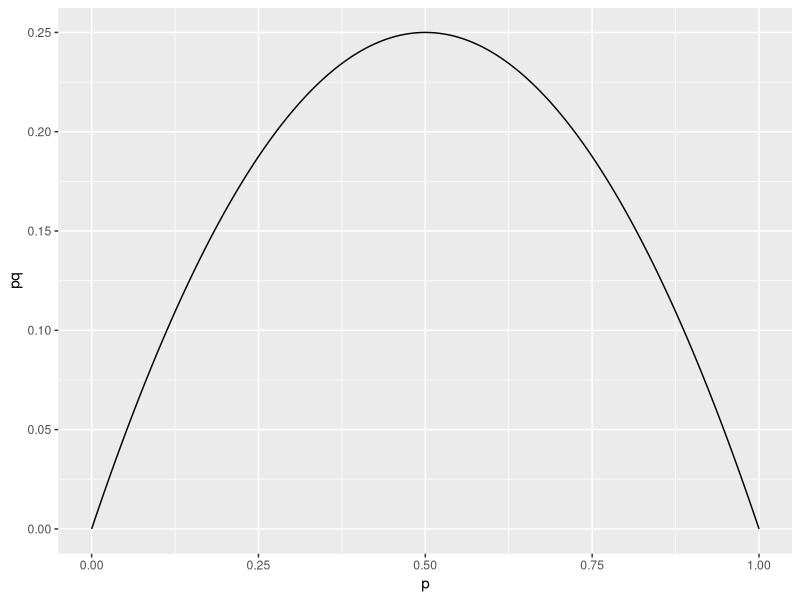

The R source for this figure: (Note: this script raises an error after producing the figure.)
## ---- chunk 1
options(scipen = 999, digits=3)
## ---- chunk 2
library(dplyr)
library(ggplot2)
pdata <- data.frame(p = seq(0, 1, length.out = 1000))
pqdata <- mutate(pdata, pq=p*(1-p))
pqdata %>% 
  ggplot(aes(p, pq)) + geom_line()
## ---- chunk 3
options(digits=6)
p <- k/n
se <- sqrt(p*(1-p)/n*(N-n)/N)
